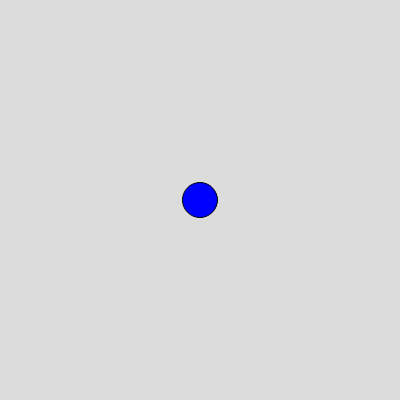
Frame 1 (no input)
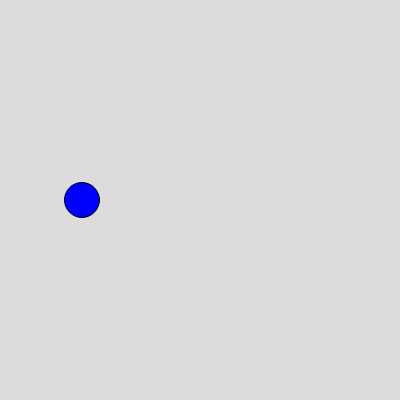
Frame 60 (no input)
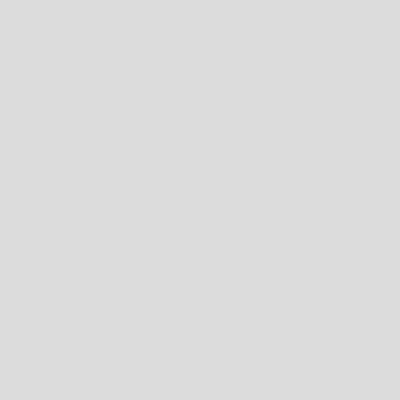
Frame 120 (the mouse pressed at the canvas centre since frame 60)

The p5.js sketch that drew these frames (run headless with seeded random() and noise() and a simulated clock; from frame 60 on, the mouse is pressed at the canvas centre):

// p5.js sketch
// ── sketch.js

var ball = {

Position_X : 200, 
Position_Y : 200, 
Radius : 35,
Velocity_X : 0,
Colour : ["orange","pink","blue"]  

}



function setup() {
  createCanvas(400, 400);
}

function draw() {
  background(220);
  fill(ball.Colour[2]);
  circle(ball.Position_X, ball.Position_Y, ball.Radius);
  ball.Velocity_X = -2 
  ball.Position_X = ball.Position_X + ball.Velocity_X
}
